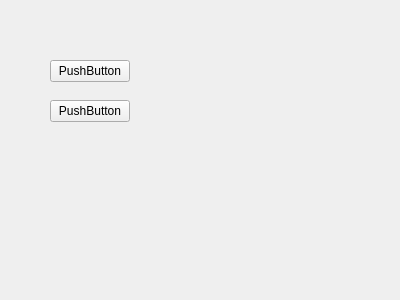
<?xml version="1.0" encoding="UTF-8"?>
<ui version="4.0">
 <class>Form</class>
 <widget class="QWidget" name="Form">
  <property name="geometry">
   <rect>
    <x>0</x>
    <y>0</y>
    <width>400</width>
    <height>300</height>
   </rect>
  </property>
  <property name="windowTitle">
   <string>Form</string>
  </property>
  <widget class="QPushButton" name="pushButton">
   <property name="geometry">
    <rect>
     <x>50</x>
     <y>60</y>
     <width>80</width>
     <height>22</height>
    </rect>
   </property>
   <property name="text">
    <string>PushButton</string>
   </property>
  </widget>
  <widget class="QPushButton" name="pushButton_2">
   <property name="geometry">
    <rect>
     <x>50</x>
     <y>100</y>
     <width>80</width>
     <height>22</height>
    </rect>
   </property>
   <property name="text">
    <string>PushButton</string>
   </property>
  </widget>
 </widget>
 <resources/>
 <connections/>
</ui>
